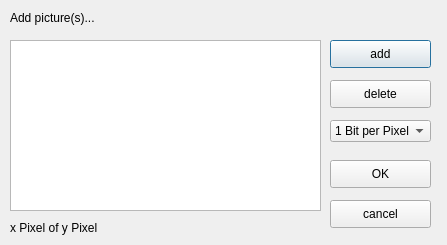
<?xml version="1.0" encoding="UTF-8"?>
<ui version="4.0">
 <class>AddPicDialog</class>
 <widget class="QDialog" name="AddPicDialog">
  <property name="geometry">
   <rect>
    <x>0</x>
    <y>0</y>
    <width>447</width>
    <height>245</height>
   </rect>
  </property>
  <property name="windowTitle">
   <string>Dialog</string>
  </property>
  <widget class="QLabel" name="AddPicsLabel">
   <property name="geometry">
    <rect>
     <x>10</x>
     <y>10</y>
     <width>121</width>
     <height>16</height>
    </rect>
   </property>
   <property name="text">
    <string>Add picture(s)...</string>
   </property>
  </widget>
  <widget class="QPushButton" name="addButton">
   <property name="geometry">
    <rect>
     <x>330</x>
     <y>40</y>
     <width>101</width>
     <height>28</height>
    </rect>
   </property>
   <property name="text">
    <string>add</string>
   </property>
  </widget>
  <widget class="QPushButton" name="delButton">
   <property name="geometry">
    <rect>
     <x>330</x>
     <y>80</y>
     <width>101</width>
     <height>28</height>
    </rect>
   </property>
   <property name="text">
    <string>delete</string>
   </property>
  </widget>
  <widget class="QPushButton" name="okButton">
   <property name="geometry">
    <rect>
     <x>330</x>
     <y>160</y>
     <width>101</width>
     <height>28</height>
    </rect>
   </property>
   <property name="text">
    <string>OK</string>
   </property>
  </widget>
  <widget class="QPushButton" name="cancleButton">
   <property name="geometry">
    <rect>
     <x>330</x>
     <y>200</y>
     <width>101</width>
     <height>28</height>
    </rect>
   </property>
   <property name="text">
    <string>cancel</string>
   </property>
  </widget>
  <widget class="QLabel" name="xPixLabel">
   <property name="geometry">
    <rect>
     <x>10</x>
     <y>220</y>
     <width>281</width>
     <height>16</height>
    </rect>
   </property>
   <property name="text">
    <string>x Pixel of y Pixel</string>
   </property>
  </widget>
  <widget class="QComboBox" name="bpPComboBox">
   <property name="geometry">
    <rect>
     <x>330</x>
     <y>120</y>
     <width>101</width>
     <height>22</height>
    </rect>
   </property>
   <item>
    <property name="text">
     <string>1 Bit per Pixel</string>
    </property>
   </item>
   <item>
    <property name="text">
     <string>3 Bit per Pixel</string>
    </property>
   </item>
   <item>
    <property name="text">
     <string>6 Bit per Pixel</string>
    </property>
   </item>
  </widget>
  <widget class="QListWidget" name="picList">
   <property name="geometry">
    <rect>
     <x>10</x>
     <y>40</y>
     <width>311</width>
     <height>171</height>
    </rect>
   </property>
  </widget>
 </widget>
 <resources/>
 <connections/>
</ui>
